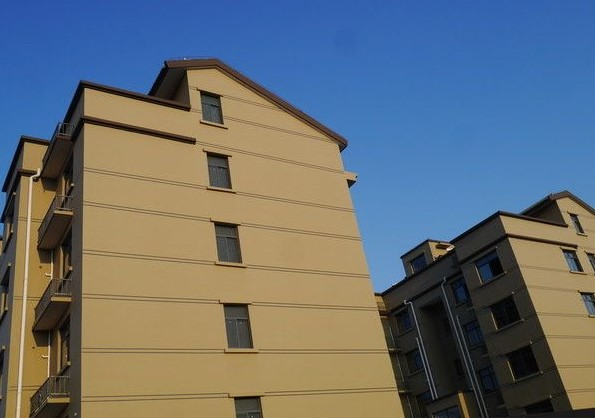
#> input picture Assignments/week01/img/timg.jpg, 595 x 418 px, found by its file name
$ python practice.py
#> lines starting #> are read from the running program, lines starting #| are printed output that depends on the picture; long printed decimals are rounded
'''
Assignments
1. Recode all examples.
2. Please change image color through YUV space
3. Combine image crop, color shift, rotation and perspective transform together to complete a data augmentation script.

Author: Peng Lei
Date: 2019/4/5 21:41
'''

import cv2
import random
import numpy as np
from matplotlib import pyplot as plt

# Read image
img = cv2.imread('./Assignments/week01/img/timg.jpg')
#> img is the input picture: shape (418, 595, 3); mean B, G, R 115.1, 111.2, 104.6
cv2.imshow('Buildings', img)
key = cv2.waitKey()
#> (key Esc is pressed here)
if key == 27:
    cv2.destroyAllWindows()
print(img)
#> (printed output is left out)
print(img.shape)
#| (418, 595, 3)

print(img.dtype)
#| uint8

# image crop
img_crop = img[:200, :300]
cv2.imshow('crop', img_crop)
key = cv2.waitKey()
#> (key Esc is pressed here)
if key == 27:
    cv2.destroyAllWindows()

# channels
B, G, R = cv2.split(img)
cv2.imshow('B', B)
cv2.imshow('G', G)
cv2.imshow('R', R)
key = cv2.waitKey()
#> (key Esc is pressed here)
if key == 27:
    cv2.destroyAllWindows()

# change color BGR
def random_light_color(img):
    B, G, R = cv2.split(img)

    b_rand = random.randint(-50, 50)
    if b_rand == 0:
        pass
    elif b_rand > 0:
        lim = 255 - b_rand
        B[B > lim] = 255
        B[B <= lim] = (b_rand + B[B <= lim]).astype(img.dtype)
    elif b_rand < 0:
        lim = 0 - b_rand
        B[B < lim] = 0
        B[B >= lim] = (b_rand + B[B >= lim]).astype(img.dtype)

    g_rand = random.randint(-50, 50)
    if g_rand == 0:
        pass
    elif g_rand > 0:
        lim = 255 - g_rand
        G[G > lim] = 255
#> G: shape (418, 595); min 0, max 255, mean 111.2
        G[G <= lim] = (g_rand + G[G <= lim]).astype(img.dtype)
    elif g_rand < 0:
        lim = 0 - g_rand
        G[G < lim] = 0
        G[G >= lim] = (g_rand + G[G >= lim]).astype(img.dtype)

    r_rand = random.randint(-50, 50)
    if r_rand == 0:
        pass
    elif r_rand > 0:
        lim = 255 - r_rand
        R[R > lim] = 255
        R[R <= lim] = (r_rand + R[R <= lim]).astype(img.dtype)
    elif r_rand < 0:
        lim = 0 < r_rand
        R[R < lim] = 0
        R[R >= lim] = (r_rand + R[R >= lim]).astype(img.dtype)

    return cv2.merge((B, G, R))

# change yuv
def random_yuv_color(img):
    img_yuv = cv2.cvtColor(img, cv2.COLOR_BGR2YUV)
#> img_yuv: shape (418, 595, 3); mean of channels 0, 1, 2 109.7, 130.6, 123.5
    Y, U, V = cv2.split(img_yuv)

    y_rand = random.randint(-50, 50)
    if y_rand == 0:
        pass
    elif y_rand > 0:
        lim = 255 - y_rand
        Y[Y > lim] = 255
        Y[Y <= lim] = (y_rand + Y[Y <= lim]).astype(img_yuv.dtype)
    elif y_rand < 0:
        lim = 0 < y_rand
        Y[Y < lim] = 0
        Y[Y >= lim] = (y_rand + Y[Y >= lim]).astype(img_yuv.dtype)
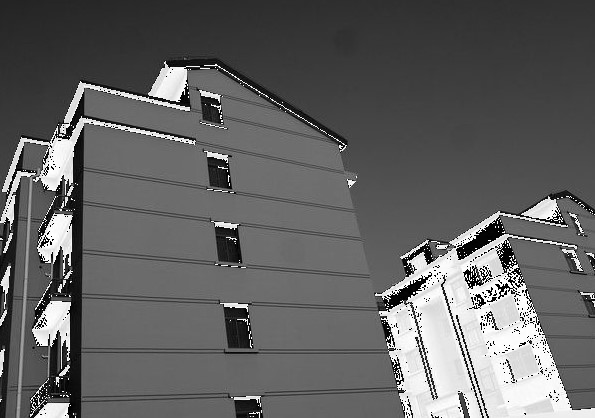
#> Y: shape (418, 595); min 0, max 255, mean 98.2

    u_rand = random.randint(-50, 50)
    if u_rand == 0:
        pass
    elif u_rand > 0:
        lim = 255 - u_rand
        U[U > lim] = 255
        U[U <= lim] = (u_rand + U[U <= lim]).astype(img_yuv.dtype)
    elif u_rand < 0:
        lim = 0 < u_rand
        U[U < lim] = 0
        U[U >= lim] = (u_rand + U[U >= lim]).astype(img_yuv.dtype)
    v_rand = random.randint(-50, 50)
    if v_rand == 0:
        pass
    elif v_rand > 0:
        lim = 255 - v_rand
        V[V > lim] = 255
        V[V <= lim] = (v_rand + V[V <= lim]).astype(img_yuv.dtype)
    elif v_rand < 0:
        lim = 0 < v_rand
        V[V < lim] = 0
        V[V >= lim] = (v_rand + V[V >= lim]).astype(img_yuv.dtype)

    img_merge = cv2.merge((Y, U, V))
#> img_merge: shape (418, 595, 3); mean of channels 0, 1, 2 98.2, 113.6, 138.5
    return cv2.cvtColor(img_merge, cv2.COLOR_YUV2BGR)

img_random_color = random_light_color(img)
cv2.imshow('img_random_color', img_random_color)
img_random_yuv = random_yuv_color(img)
cv2.imshow('img_random_yuv', img_random_yuv)
key = cv2.waitKey()
#> (key Esc is pressed here)
if key == 27:
    cv2.destroyAllWindows()


# gamma correction
def adjust_gamma(image, gamma=1.0):
#> called with gamma = 2
    invGamma = 1.0/gamma
    table = []
    for i in range(256):
        table.append(((i / 255.0) ** invGamma) * 255)
    table = np.array(table).astype("uint8")
    return cv2.LUT(image, table)
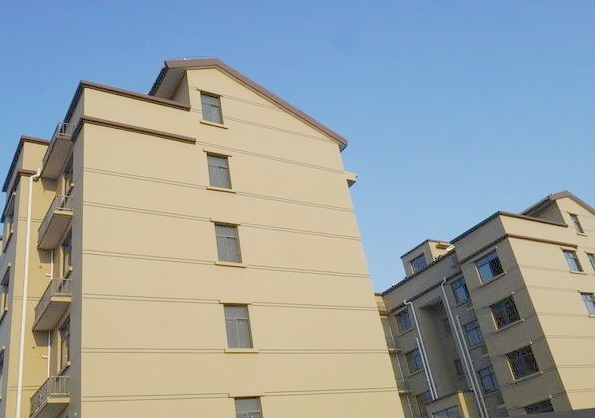
#> returned value: shape (418, 595, 3); mean of channels 0, 1, 2 163.4, 163.2, 155.2; drawn as B, G, R

img_brighter = adjust_gamma(img, 2)
cv2.imshow('img_brighter', img_brighter)
key = cv2.waitKey()
#> (key Esc is pressed here)
if key == 27:
    cv2.destroyAllWindows()

# histogram
img_small_brighter = cv2.resize(img_brighter, (img_brighter.shape[0]//2, img_brighter.shape[1]//2))
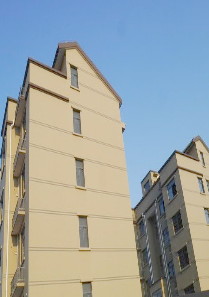
#> img_small_brighter: shape (297, 209, 3); mean B, G, R 163.3, 163.1, 155.1
plt.hist(img_brighter.flatten(), 256, [0, 256], color = 'r')
img_yuv = cv2.cvtColor(img_small_brighter, cv2.COLOR_BGR2YUV)
#> img_yuv: shape (297, 209, 3); mean of channels 0, 1, 2 160.7, 129.3, 123.1
# equalize the histogram of the U channel
img_yuv[:,:,1] = cv2.equalizeHist(img_yuv[:,:,1])
#> img_yuv: shape (297, 209, 3); mean of channels 0, 1, 2 160.7, 132.6, 123.1
img_output = cv2.cvtColor(img_yuv, cv2.COLOR_YUV2BGR)
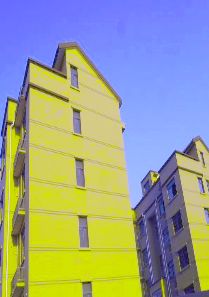
#> img_output: shape (297, 209, 3); mean B, G, R 146.9, 161.7, 155.2
cv2.imshow('Color input image', img_small_brighter)
cv2.imshow('Histogram equalized', img_output)
key = cv2.waitKey()
#> (key Esc is pressed here)
if key == 27:
    cv2.destroyAllWindows()


#Rotate Transform
M = cv2.getRotationMatrix2D((img.shape[0]/2, img.shape[1]/2), 25, 1)
img_rotate = cv2.warpAffine(img, M, (img.shape[1], img.shape[0]))
cv2.imshow('Rotate', img_rotate)
key = cv2.waitKey()
#> (key Esc is pressed here)
if key == 27:
    cv2.destroyAllWindows()
print(M)
#| [[   0.9063    0.4226 -106.147]
#|  [  -0.4226    0.9063  116.201]]

#set M[0][2] = M[1][2] = 0
M[0][2] = M[1][2] = 0
print(M)
#| [[ 0.9063  0.4226  0.        ]
#|  [-0.4226  0.9063  0.        ]]
img_rotate = cv2.warpAffine(img, M, (img.shape[1], img.shape[0]))
cv2.imshow('Rotate2', img_rotate)
key = cv2.waitKey()
#> (key Esc is pressed here)
if key == 27:
    cv2.destroyAllWindows()
# without offset

# scale+rotation+translation = similarity transform
M = cv2.getRotationMatrix2D((img.shape[1] / 2, img.shape[0] / 2), 30, 0.5) # center, angle, scale
img_rotate = cv2.warpAffine(img, M, (img.shape[1], img.shape[0]))
cv2.imshow('Similarity', img_rotate)
key = cv2.waitKey(0)
#> (key Esc is pressed here)
if key == 27:
    cv2.destroyAllWindows()

# Affine Transform
rows, cols, ch = img.shape
#> rows = 418; cols = 595; ch = 3
pts1 = np.float32([[0, 0], [cols - 1, 0], [0, rows - 1]])
#> pts1 = [[0, 0], [594, 0], [0, 417]]
pts2 = np.float32([[cols * 0.2, rows * 0.1], [cols * 0.9, rows * 0.2], [cols * 0.1, rows * 0.9]])

M = cv2.getAffineTransform(pts1, pts2)
dst = cv2.warpAffine(img, M, (cols, rows))
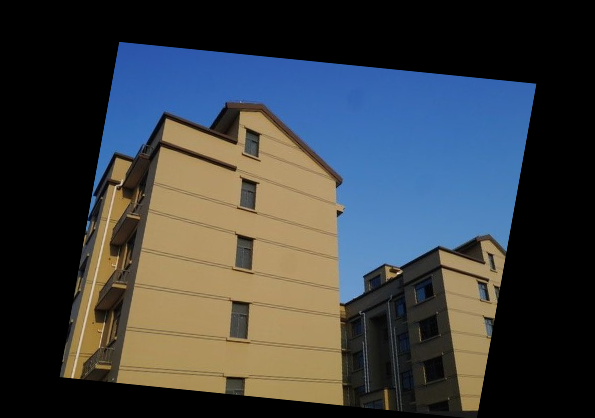
#> dst: shape (418, 595, 3); mean B, G, R 65.9, 63.6, 59.8

cv2.imshow('Affine', dst)
key = cv2.waitKey(0)
#> (key Esc is pressed here)
if key == 27:
    cv2.destroyAllWindows()

# perspective transform
def random_warp(img, row, col):
#> called with row = 418, col = 595
    height, width, channels = img.shape
#> height = 418; width = 595; channels = 3

    # warp:
    random_margin = 60
    x1 = random.randint(-random_margin, random_margin)
    y1 = random.randint(-random_margin, random_margin)
    x2 = random.randint(width - random_margin - 1, width - 1)
#> x2 = 592
    y2 = random.randint(-random_margin, random_margin)
    x3 = random.randint(width - random_margin - 1, width - 1)
#> x3 = 587
    y3 = random.randint(height - random_margin - 1, height - 1)
#> y3 = 376
    x4 = random.randint(-random_margin, random_margin)
    y4 = random.randint(height - random_margin - 1, height - 1)

    dx1 = random.randint(-random_margin, random_margin)
    dy1 = random.randint(-random_margin, random_margin)
    dx2 = random.randint(width - random_margin - 1, width - 1)
    dy2 = random.randint(-random_margin, random_margin)
    dx3 = random.randint(width - random_margin - 1, width - 1)
    dy3 = random.randint(height - random_margin - 1, height - 1)
    dx4 = random.randint(-random_margin, random_margin)
    dy4 = random.randint(height - random_margin - 1, height - 1)

    pts1 = np.float32([[x1, y1], [x2, y2], [x3, y3], [x4, y4]])
    pts2 = np.float32([[dx1, dy1], [dx2, dy2], [dx3, dy3], [dx4, dy4]])
    M_warp = cv2.getPerspectiveTransform(pts1, pts2)
    img_warp = cv2.warpPerspective(img, M_warp, (width, height))
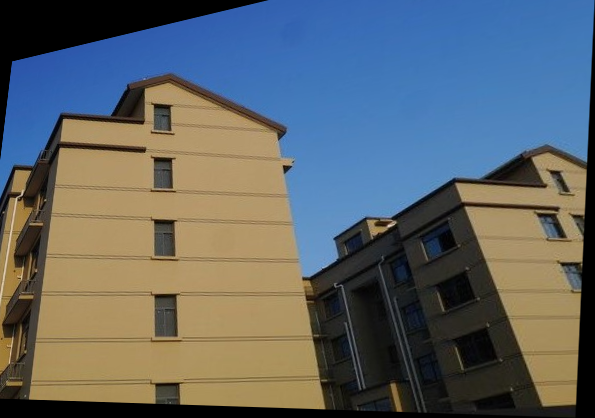
#> img_warp: shape (418, 595, 3); mean B, G, R 104.5, 101.1, 94.1
    return M_warp, img_warp
M_warp, img_warp = random_warp(img, img.shape[0], img.shape[1])
#> M_warp = [[0.663, -0.0939, 11.83], [-0.193, 0.765, 61.26], [-0.00054, -9.88e-05, 1]]
cv2.imshow('Warp', img_warp)
key = cv2.waitKey(0)
#> (key Esc is pressed here)
if key == 27:
    cv2.destroyAllWindows()

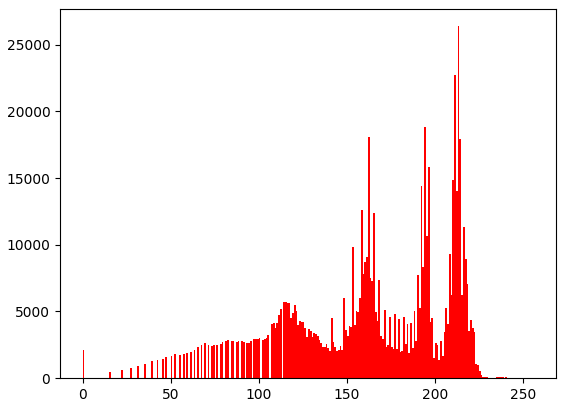
#> figure drawn by matplotlib, 1 panel; tallest bar 26377 high, from x = 213 to 214
